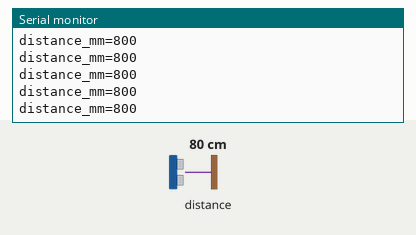
Recording of a sketch running on a simulated ESP32. Parts: the last lines printed to the serial monitor. Inputs (shaded band) come from the test bench; at power-on: distance to the obstacle 80 cm.

Above: at 2.2 s.
2.3 s: distance to the obstacle set to 2 cm
At 2.61 s:
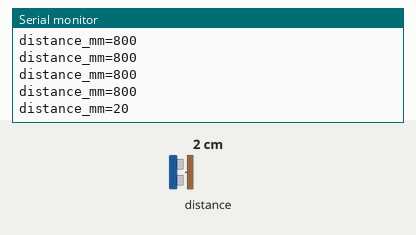
3.8 s: distance to the obstacle set to 4 cm
At 4.0 s:
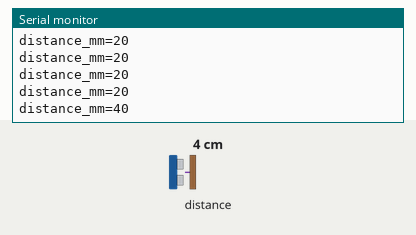
Timing chart, 0 to 6.8 s (numbered marks = the images above; inputs shaded):
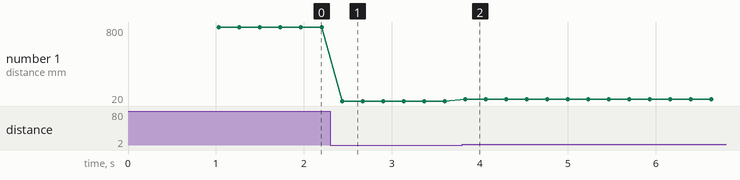

Measured:
- after the input at 2.3 s, the serial monitor: prints a new line after 0.13 s (image 1)
- after the input at 3.8 s, the serial monitor: prints a new line at once (image 2)
- plotted number 1: 800 → 20 after the input at 2.3 s, 20 → 40 after the input at 3.8 s

The sketch:

ranging.ino.ino
```cpp
#include <Wire.h>
#include <VL53L0X.h>

VL53L0X sensor;

void setup() {
  Serial.begin(115200);
  delay(1000);

  Serial.println();
  Serial.println("ROS2 AI Vision Rover");
  Serial.println("Task 002B - VL53L0X Distance");

  // ESP32: SDA = GPIO21, SCL = GPIO22
  Wire.begin(21, 22);

  sensor.setTimeout(500);

  if (!sensor.init()) {
    Serial.println("ERROR: VL53L0X initialization failed!");
    while (1) {
      delay(1000);
    }
  }

  Serial.println("VL53L0X initialized");

  // 连续测距，每约 50 ms 测一次
  sensor.startContinuous(50);
}

void loop() {
  uint16_t distance_mm = sensor.readRangeContinuousMillimeters();

  if (sensor.timeoutOccurred()) {
    Serial.println("VL53L0X_TIMEOUT");
  } else {
    Serial.print("distance_mm=");
    Serial.println(distance_mm);
  }

  delay(200);
}
```
